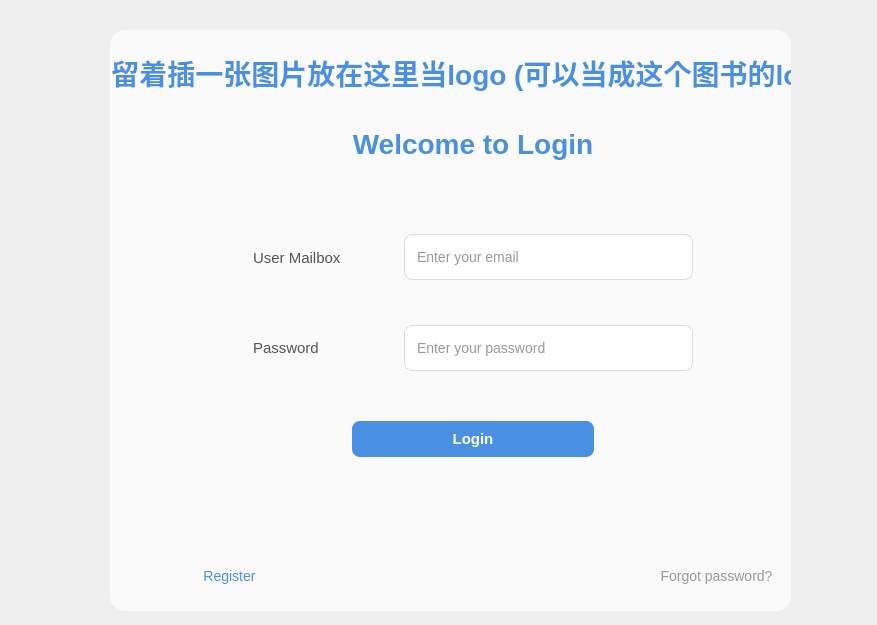
<?xml version="1.0" encoding="UTF-8"?>
<ui version="4.0">
 <class>Form</class>
 <widget class="QWidget" name="Form">
  <property name="enabled">
   <bool>true</bool>
  </property>
  <property name="geometry">
   <rect>
    <x>0</x>
    <y>0</y>
    <width>877</width>
    <height>625</height>
   </rect>
  </property>
  <property name="windowTitle">
   <string>Form</string>
  </property>
  <property name="styleSheet">
   <string notr="true">QWidget {
    font-family: &quot;Segoe UI&quot;,&quot;Microsoft YaHei&quot;;
    font-size: 14px;
    color: #333333;
}


/* ============================= */
/* 背景图片 */
/* ============================= */

QWidget#Form {
    border-image: url(resources/images/login-picture3.jpg) 0 0 0 0 stretch stretch;
}


/* ============================= */
/* 中间半透明卡片 */
/* ============================= */

QFrame#frame {
    background-color: rgba(255,255,255,180);
    border-radius: 15px;
}


/* ============================= */
/* 让布局容器透明 */
/* ============================= */

QWidget#verticalLayoutWidget {
    background: transparent;
}


/* ============================= */
/* LOGO标题 */
/* ============================= */

QLabel#label,
QLabel#label_4 {
    font-size: 28px;
    font-weight: bold;
    color: #4A90E2;
    background: transparent;
}


/* ============================= */
/* 表单标签 */
/* ============================= */

QLabel#label_2,
QLabel#label_3 {
    font-size: 15px;
    color: #555555;
    background: transparent;
}


/* ============================= */
/* 输入框 */
/* ============================= */

QLineEdit {

    background-color: white;

    border: 1px solid #dcdcdc;

    border-radius: 8px;

    padding: 6px 10px;

    min-height: 32px;
}


/* 输入框获得焦点 */

QLineEdit:focus {

    border: 2px solid #4A90E2;

}


/* ============================= */
/* Login 按钮 */
/* ============================= */

QPushButton#pushButton {

    background-color: #4A90E2;

    color: white;

    border-radius: 8px;

    font-size: 15px;

    font-weight: bold;

    min-height: 36px;
}


/* Hover */

QPushButton#pushButton:hover {

    background-color: #357ABD;

}


/* 点击 */

QPushButton#pushButton:pressed {

    background-color: #2c5fa3;

}


/* ============================= */
/* Register 按钮 */
/* ============================= */

QPushButton#pushButton_2 {

    background: transparent;

    color: #4A90E2;

    border: none;
}


/* hover */

QPushButton#pushButton_2:hover {

    text-decoration: underline;

}


/* ============================= */
/* Forgot password */
/* ============================= */

QPushButton#pushButton_3 {

    background: transparent;

    color: #999999;

    border: none;

}


/* hover */

QPushButton#pushButton_3:hover {

    color: #4A90E2;

}</string>
  </property>
  <widget class="QFrame" name="frame">
   <property name="geometry">
    <rect>
     <x>110</x>
     <y>30</y>
     <width>681</width>
     <height>581</height>
    </rect>
   </property>
   <property name="frameShape">
    <enum>QFrame::Shape::StyledPanel</enum>
   </property>
   <property name="frameShadow">
    <enum>QFrame::Shadow::Raised</enum>
   </property>
   <widget class="QWidget" name="verticalLayoutWidget">
    <property name="geometry">
     <rect>
      <x>-1</x>
      <y>-1</y>
      <width>728</width>
      <height>591</height>
     </rect>
    </property>
    <layout class="QVBoxLayout" name="verticalLayout" stretch="2,1,1,4,2,1,2">
     <item>
      <widget class="QLabel" name="label_4">
       <property name="text">
        <string>留着插一张图片放在这里当logo (可以当成这个图书的logo</string>
       </property>
       <property name="alignment">
        <set>Qt::AlignmentFlag::AlignCenter</set>
       </property>
      </widget>
     </item>
     <item>
      <widget class="QLabel" name="label">
       <property name="enabled">
        <bool>true</bool>
       </property>
       <property name="text">
        <string>Welcome to Login</string>
       </property>
       <property name="alignment">
        <set>Qt::AlignmentFlag::AlignCenter</set>
       </property>
      </widget>
     </item>
     <item>
      <spacer name="horizontalSpacer">
       <property name="orientation">
        <enum>Qt::Orientation::Horizontal</enum>
       </property>
       <property name="sizeHint" stdset="0">
        <size>
         <width>40</width>
         <height>20</height>
        </size>
       </property>
      </spacer>
     </item>
     <item>
      <layout class="QGridLayout" name="gridLayout" rowstretch="1,1" columnstretch="1,1,2,1">
       <item row="1" column="1">
        <widget class="QLabel" name="label_3">
         <property name="text">
          <string>Password</string>
         </property>
        </widget>
       </item>
       <item row="0" column="1">
        <widget class="QLabel" name="label_2">
         <property name="text">
          <string>User Mailbox</string>
         </property>
        </widget>
       </item>
       <item row="0" column="0">
        <spacer name="verticalSpacer_4">
         <property name="orientation">
          <enum>Qt::Orientation::Vertical</enum>
         </property>
         <property name="sizeHint" stdset="0">
          <size>
           <width>20</width>
           <height>40</height>
          </size>
         </property>
        </spacer>
       </item>
       <item row="0" column="2">
        <widget class="QLineEdit" name="lineEdit">
         <property name="placeholderText">
          <string>Enter your email</string>
         </property>
        </widget>
       </item>
       <item row="1" column="0">
        <spacer name="verticalSpacer_5">
         <property name="orientation">
          <enum>Qt::Orientation::Vertical</enum>
         </property>
         <property name="sizeHint" stdset="0">
          <size>
           <width>20</width>
           <height>40</height>
          </size>
         </property>
        </spacer>
       </item>
       <item row="1" column="2">
        <widget class="QLineEdit" name="lineEdit_2">
         <property name="placeholderText">
          <string>Enter your password</string>
         </property>
        </widget>
       </item>
       <item row="0" column="3">
        <spacer name="verticalSpacer_6">
         <property name="orientation">
          <enum>Qt::Orientation::Vertical</enum>
         </property>
         <property name="sizeHint" stdset="0">
          <size>
           <width>20</width>
           <height>40</height>
          </size>
         </property>
        </spacer>
       </item>
       <item row="1" column="3">
        <spacer name="verticalSpacer_7">
         <property name="orientation">
          <enum>Qt::Orientation::Vertical</enum>
         </property>
         <property name="sizeHint" stdset="0">
          <size>
           <width>20</width>
           <height>40</height>
          </size>
         </property>
        </spacer>
       </item>
      </layout>
     </item>
     <item>
      <layout class="QHBoxLayout" name="horizontalLayout_2" stretch="1,1,1">
       <item>
        <spacer name="verticalSpacer">
         <property name="orientation">
          <enum>Qt::Orientation::Vertical</enum>
         </property>
         <property name="sizeHint" stdset="0">
          <size>
           <width>20</width>
           <height>40</height>
          </size>
         </property>
        </spacer>
       </item>
       <item>
        <widget class="QPushButton" name="pushButton">
         <property name="text">
          <string>Login</string>
         </property>
        </widget>
       </item>
       <item>
        <spacer name="verticalSpacer_2">
         <property name="orientation">
          <enum>Qt::Orientation::Vertical</enum>
         </property>
         <property name="sizeHint" stdset="0">
          <size>
           <width>20</width>
           <height>40</height>
          </size>
         </property>
        </spacer>
       </item>
      </layout>
     </item>
     <item>
      <spacer name="horizontalSpacer_2">
       <property name="orientation">
        <enum>Qt::Orientation::Horizontal</enum>
       </property>
       <property name="sizeHint" stdset="0">
        <size>
         <width>40</width>
         <height>20</height>
        </size>
       </property>
      </spacer>
     </item>
     <item>
      <layout class="QHBoxLayout" name="horizontalLayout" stretch="1,1,1">
       <item>
        <widget class="QPushButton" name="pushButton_2">
         <property name="text">
          <string>Register</string>
         </property>
        </widget>
       </item>
       <item>
        <spacer name="verticalSpacer_3">
         <property name="orientation">
          <enum>Qt::Orientation::Vertical</enum>
         </property>
         <property name="sizeHint" stdset="0">
          <size>
           <width>20</width>
           <height>40</height>
          </size>
         </property>
        </spacer>
       </item>
       <item>
        <widget class="QPushButton" name="pushButton_3">
         <property name="text">
          <string>Forgot password?</string>
         </property>
        </widget>
       </item>
      </layout>
     </item>
    </layout>
   </widget>
  </widget>
 </widget>
 <resources/>
 <connections/>
</ui>
